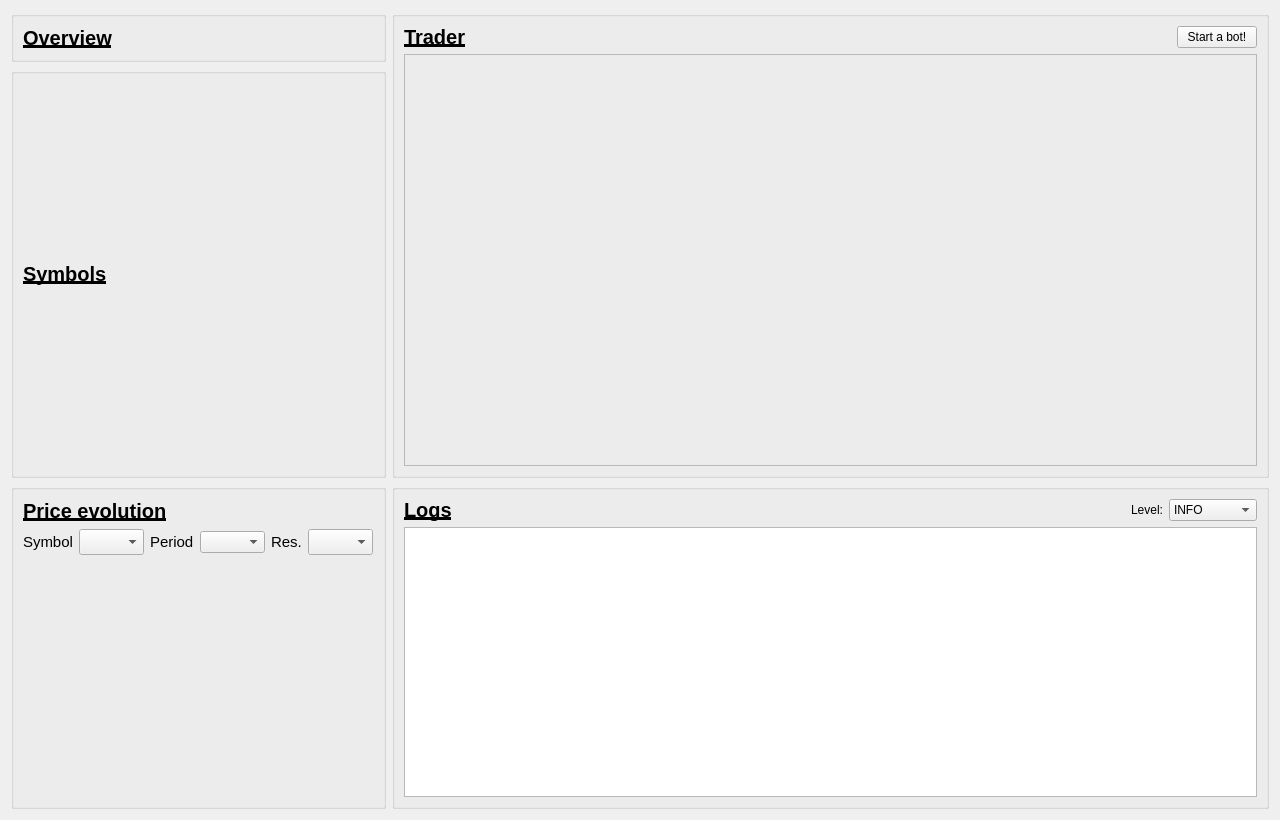
<?xml version="1.0" encoding="UTF-8"?>
<ui version="4.0">
 <class>central_widget</class>
 <widget class="QWidget" name="central_widget">
  <property name="geometry">
   <rect>
    <x>0</x>
    <y>0</y>
    <width>1280</width>
    <height>820</height>
   </rect>
  </property>
  <property name="sizePolicy">
   <sizepolicy hsizetype="MinimumExpanding" vsizetype="MinimumExpanding">
    <horstretch>0</horstretch>
    <verstretch>0</verstretch>
   </sizepolicy>
  </property>
  <property name="minimumSize">
   <size>
    <width>1280</width>
    <height>720</height>
   </size>
  </property>
  <property name="windowTitle">
   <string>Form</string>
  </property>
  <layout class="QGridLayout" name="gridLayout">
   <item row="0" column="0">
    <widget class="QGroupBox" name="overview_group">
     <property name="sizePolicy">
      <sizepolicy hsizetype="Fixed" vsizetype="Fixed">
       <horstretch>0</horstretch>
       <verstretch>0</verstretch>
      </sizepolicy>
     </property>
     <property name="minimumSize">
      <size>
       <width>375</width>
       <height>0</height>
      </size>
     </property>
     <property name="title">
      <string/>
     </property>
     <layout class="QVBoxLayout" name="verticalLayout_2">
      <item>
       <widget class="QLabel" name="overview_label">
        <property name="sizePolicy">
         <sizepolicy hsizetype="Fixed" vsizetype="Fixed">
          <horstretch>0</horstretch>
          <verstretch>0</verstretch>
         </sizepolicy>
        </property>
        <property name="minimumSize">
         <size>
          <width>200</width>
          <height>17</height>
         </size>
        </property>
        <property name="font">
         <font>
          <pointsize>15</pointsize>
          <weight>75</weight>
          <bold>true</bold>
          <underline>true</underline>
         </font>
        </property>
        <property name="text">
         <string>Overview</string>
        </property>
       </widget>
      </item>
      <item>
       <layout class="QVBoxLayout" name="overview_layout">
        <property name="spacing">
         <number>-1</number>
        </property>
       </layout>
      </item>
     </layout>
    </widget>
   </item>
   <item row="1" column="0">
    <widget class="QGroupBox" name="symbols_group">
     <property name="sizePolicy">
      <sizepolicy hsizetype="Fixed" vsizetype="Expanding">
       <horstretch>0</horstretch>
       <verstretch>0</verstretch>
      </sizepolicy>
     </property>
     <property name="minimumSize">
      <size>
       <width>375</width>
       <height>0</height>
      </size>
     </property>
     <property name="title">
      <string/>
     </property>
     <layout class="QVBoxLayout" name="verticalLayout_4">
      <item>
       <widget class="QLabel" name="symbols_label">
        <property name="sizePolicy">
         <sizepolicy hsizetype="Expanding" vsizetype="Fixed">
          <horstretch>0</horstretch>
          <verstretch>0</verstretch>
         </sizepolicy>
        </property>
        <property name="minimumSize">
         <size>
          <width>200</width>
          <height>17</height>
         </size>
        </property>
        <property name="font">
         <font>
          <pointsize>15</pointsize>
          <weight>75</weight>
          <bold>true</bold>
          <underline>true</underline>
         </font>
        </property>
        <property name="text">
         <string>Symbols</string>
        </property>
       </widget>
      </item>
      <item>
       <layout class="QVBoxLayout" name="symbols_layout"/>
      </item>
     </layout>
    </widget>
   </item>
   <item row="0" column="1" rowspan="2">
    <widget class="QGroupBox" name="trader_group">
     <property name="sizePolicy">
      <sizepolicy hsizetype="Expanding" vsizetype="Expanding">
       <horstretch>0</horstretch>
       <verstretch>0</verstretch>
      </sizepolicy>
     </property>
     <property name="title">
      <string/>
     </property>
     <layout class="QVBoxLayout" name="verticalLayout_3">
      <item>
       <layout class="QHBoxLayout" name="horizontalLayout">
        <item>
         <widget class="QLabel" name="trader_label">
          <property name="sizePolicy">
           <sizepolicy hsizetype="Expanding" vsizetype="Fixed">
            <horstretch>0</horstretch>
            <verstretch>0</verstretch>
           </sizepolicy>
          </property>
          <property name="minimumSize">
           <size>
            <width>0</width>
            <height>17</height>
           </size>
          </property>
          <property name="font">
           <font>
            <pointsize>15</pointsize>
            <weight>75</weight>
            <bold>true</bold>
            <underline>true</underline>
           </font>
          </property>
          <property name="text">
           <string>Trader</string>
          </property>
         </widget>
        </item>
        <item>
         <spacer name="horizontalSpacer">
          <property name="orientation">
           <enum>Qt::Horizontal</enum>
          </property>
          <property name="sizeHint" stdset="0">
           <size>
            <width>40</width>
            <height>20</height>
           </size>
          </property>
         </spacer>
        </item>
        <item>
         <widget class="QPushButton" name="start_bot_button">
          <property name="text">
           <string>Start a bot!</string>
          </property>
         </widget>
        </item>
       </layout>
      </item>
      <item>
       <widget class="QFrame" name="frame">
        <property name="sizePolicy">
         <sizepolicy hsizetype="Preferred" vsizetype="Expanding">
          <horstretch>0</horstretch>
          <verstretch>0</verstretch>
         </sizepolicy>
        </property>
        <property name="frameShape">
         <enum>QFrame::StyledPanel</enum>
        </property>
        <property name="frameShadow">
         <enum>QFrame::Raised</enum>
        </property>
        <layout class="QGridLayout" name="gridLayout_2"/>
       </widget>
      </item>
     </layout>
    </widget>
   </item>
   <item row="2" column="1">
    <widget class="QGroupBox" name="logs_group">
     <property name="sizePolicy">
      <sizepolicy hsizetype="Expanding" vsizetype="Fixed">
       <horstretch>0</horstretch>
       <verstretch>0</verstretch>
      </sizepolicy>
     </property>
     <property name="minimumSize">
      <size>
       <width>0</width>
       <height>200</height>
      </size>
     </property>
     <property name="maximumSize">
      <size>
       <width>16777215</width>
       <height>325</height>
      </size>
     </property>
     <property name="title">
      <string/>
     </property>
     <layout class="QVBoxLayout" name="verticalLayout">
      <item>
       <layout class="QHBoxLayout" name="logs_layout">
        <item>
         <widget class="QLabel" name="logs_label">
          <property name="sizePolicy">
           <sizepolicy hsizetype="Preferred" vsizetype="Fixed">
            <horstretch>0</horstretch>
            <verstretch>0</verstretch>
           </sizepolicy>
          </property>
          <property name="minimumSize">
           <size>
            <width>0</width>
            <height>17</height>
           </size>
          </property>
          <property name="font">
           <font>
            <pointsize>15</pointsize>
            <weight>75</weight>
            <bold>true</bold>
            <underline>true</underline>
           </font>
          </property>
          <property name="text">
           <string>Logs</string>
          </property>
         </widget>
        </item>
        <item>
         <spacer name="logs_spacer">
          <property name="orientation">
           <enum>Qt::Horizontal</enum>
          </property>
          <property name="sizeHint" stdset="0">
           <size>
            <width>40</width>
            <height>20</height>
           </size>
          </property>
         </spacer>
        </item>
        <item>
         <widget class="QLabel" name="logs_level_label">
          <property name="text">
           <string>Level:</string>
          </property>
         </widget>
        </item>
        <item>
         <widget class="QComboBox" name="logs_level_selector">
          <property name="currentIndex">
           <number>1</number>
          </property>
          <item>
           <property name="text">
            <string>DEBUG</string>
           </property>
          </item>
          <item>
           <property name="text">
            <string>INFO</string>
           </property>
          </item>
          <item>
           <property name="text">
            <string>WARNING</string>
           </property>
          </item>
          <item>
           <property name="text">
            <string>ERROR</string>
           </property>
          </item>
          <item>
           <property name="text">
            <string>CRITICAL</string>
           </property>
          </item>
         </widget>
        </item>
       </layout>
      </item>
      <item>
       <widget class="QTextBrowser" name="logs_textbox">
        <property name="font">
         <font>
          <family>Menlo</family>
          <pointsize>11</pointsize>
         </font>
        </property>
        <property name="styleSheet">
         <string notr="true"/>
        </property>
       </widget>
      </item>
     </layout>
    </widget>
   </item>
   <item row="2" column="0">
    <widget class="QGroupBox" name="price_group">
     <property name="sizePolicy">
      <sizepolicy hsizetype="Fixed" vsizetype="Preferred">
       <horstretch>0</horstretch>
       <verstretch>0</verstretch>
      </sizepolicy>
     </property>
     <property name="minimumSize">
      <size>
       <width>375</width>
       <height>0</height>
      </size>
     </property>
     <property name="maximumSize">
      <size>
       <width>325</width>
       <height>325</height>
      </size>
     </property>
     <property name="title">
      <string/>
     </property>
     <layout class="QVBoxLayout" name="verticalLayout_5">
      <item>
       <widget class="QLabel" name="price_label">
        <property name="font">
         <font>
          <pointsize>15</pointsize>
          <weight>75</weight>
          <bold>true</bold>
          <underline>true</underline>
         </font>
        </property>
        <property name="text">
         <string>Price evolution</string>
        </property>
       </widget>
      </item>
      <item>
       <layout class="QHBoxLayout" name="price_title_layout">
        <item>
         <widget class="QLabel" name="price_symbol_label">
          <property name="font">
           <font>
            <pointsize>11</pointsize>
           </font>
          </property>
          <property name="text">
           <string>Symbol</string>
          </property>
         </widget>
        </item>
        <item>
         <widget class="QComboBox" name="price_symbol_selector">
          <property name="font">
           <font>
            <pointsize>11</pointsize>
           </font>
          </property>
         </widget>
        </item>
        <item>
         <spacer name="horizontalSpacer_2">
          <property name="orientation">
           <enum>Qt::Horizontal</enum>
          </property>
          <property name="sizeHint" stdset="0">
           <size>
            <width>40</width>
            <height>20</height>
           </size>
          </property>
         </spacer>
        </item>
        <item>
         <widget class="QLabel" name="price_period_label">
          <property name="font">
           <font>
            <pointsize>11</pointsize>
           </font>
          </property>
          <property name="text">
           <string>Period</string>
          </property>
         </widget>
        </item>
        <item>
         <widget class="QComboBox" name="price_period_selector"/>
        </item>
        <item>
         <spacer name="horizontalSpacer_3">
          <property name="orientation">
           <enum>Qt::Horizontal</enum>
          </property>
          <property name="sizeHint" stdset="0">
           <size>
            <width>40</width>
            <height>20</height>
           </size>
          </property>
         </spacer>
        </item>
        <item>
         <widget class="QLabel" name="price_resolution_label">
          <property name="font">
           <font>
            <pointsize>11</pointsize>
           </font>
          </property>
          <property name="text">
           <string>Res.</string>
          </property>
         </widget>
        </item>
        <item>
         <widget class="QComboBox" name="price_resolution_selector">
          <property name="font">
           <font>
            <pointsize>11</pointsize>
           </font>
          </property>
         </widget>
        </item>
       </layout>
      </item>
      <item>
       <layout class="QVBoxLayout" name="price_layout"/>
      </item>
      <item>
       <spacer name="price_spacer">
        <property name="orientation">
         <enum>Qt::Vertical</enum>
        </property>
        <property name="sizeHint" stdset="0">
         <size>
          <width>20</width>
          <height>40</height>
         </size>
        </property>
       </spacer>
      </item>
     </layout>
    </widget>
   </item>
  </layout>
 </widget>
 <resources/>
 <connections/>
</ui>
